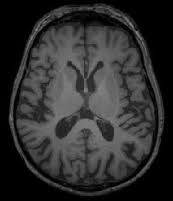
#> input picture archive/brain_tumor_dataset/no/9 no.jpg, 173 x 201 px; its folder holds only this picture in this run
$ jupyter execute --allow-errors BrainTumor.ipynb
#> lines starting #> are read from the running program, lines starting #| are printed output that depends on the picture
[cell 1]
import pandas as pd
import numpy as np
import torch
from torch.utils.data import Dataset, DataLoader, ConcatDataset
import glob
import matplotlib.pyplot as plt
from sklearn.metrics import confusion_matrix, accuracy_score
import random
import cv2
import torch.nn as nn
import torch.nn.functional as F
import sys
#> (the rest of this cell did not finish here and is left out)

[cell 2]
class Dataset(object):
    def __getitem__(self, index):
        raise NotImplementedError

    def __len__(self):
        raise NotImplementedError

    def __add__(self, other):
        return ConcatDataset([self, other])

[cell 3]
import glob
import cv2
import numpy as np
from sklearn.model_selection import train_test_split
from torch.utils.data import Dataset

class MRI(Dataset):
    def __init__(self):
        self.mode = 'train'
        tumor = []
        healthy = []
        self.x_train, self.x_test, self.y_train, self.y_test = None, None, None, None
        for i in glob.iglob("/archive/brain_tumor_dataset/yes/*.jpg"):
            img = cv2.imread(i)
            img = cv2.resize(img, (128, 128))
            b, g, r = cv2.split(img)
            img = cv2.merge([r, g, b])
            img = img.reshape((img.shape[2], img.shape[0], img.shape[1]))
            tumor.append(img)

        for i in glob.iglob("/archive/brain_tumor_dataset/no/*.jpg"):
            img = cv2.imread(i)
#> img is the input picture: shape (201, 173, 3); min 0, max 139, mean 46.7
            img = cv2.resize(img, (128, 128))
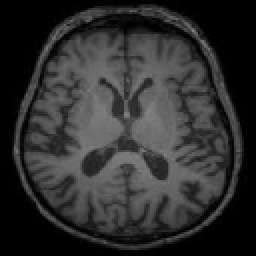
#> img: shape (128, 128, 3) (shown 2 times larger); min 0, max 133, mean 46.6
            b, g, r = cv2.split(img)
            img = cv2.merge([r, g, b])
            img = img.reshape((img.shape[2], img.shape[0], img.shape[1]))
            healthy.append(img)

        tumor = np.array(tumor, dtype=np.float32)
        healthy = np.array(healthy, dtype=np.float32)

        tumor_labels = np.ones(tumor.shape[0], dtype=np.float32)
        healthy_labels = np.ones(healthy.shape[0], dtype=np.float32)
#> healthy_labels = [1]

        self.images = np.concatenate((tumor, healthy), axis=0)
        self.labels = np.concatenate((tumor_labels, healthy_labels), axis=0)

    # [21 lines left out: functions train_val_split, __len__, __getitem__, not called in this run]

    def normalize(self):
        self.images = self.images / 255.0

[cell 4]
class CNN(nn.Module):
    # [40 lines left out: functions __init__, forward, predicted_value, not called in this run]

#> (a cell that did not finish here is left out)

#> (a cell that did not finish here is left out)

#> (a cell that did not finish here is left out)

#> (a cell that did not finish here is left out)

[cell 9]
epochs_train_loss=[]
epochs_test_loss=[]

#> (a cell that did not finish here is left out)

[cell 11]
plt.figure(figsize=(16, 9))
plt.plot(epochs_train_loss, c='b', label="Train Loss")
plt.plot(epochs_test_loss, c='r', label="Validation Loss")
plt.legend()
plt.grid()
plt.xlabel("Epochs", fontsize=20)
plt.xlabel("Loss", fontsize=20)
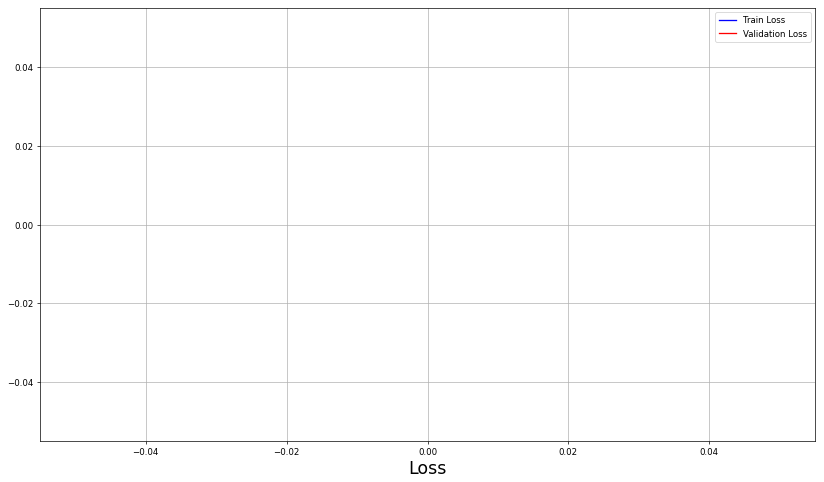
#> figure drawn by matplotlib, 1 panel

$ run again, on archive/brain_tumor_dataset/no/no 94.jpg
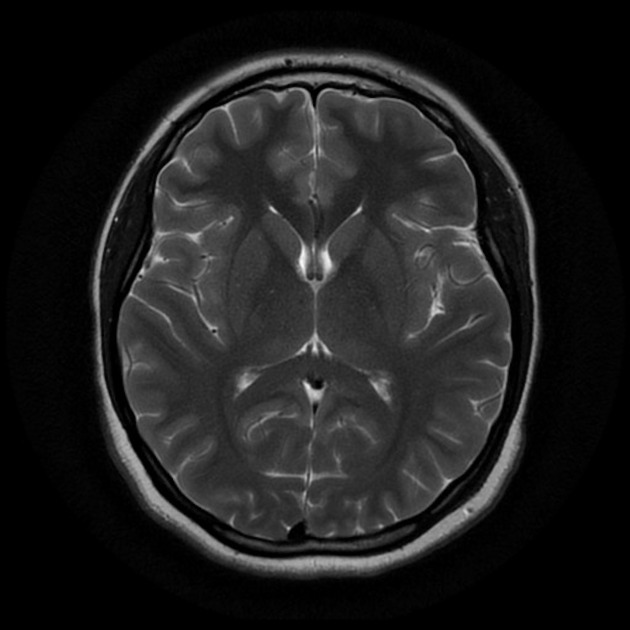
#> input picture archive/brain_tumor_dataset/no/no 94.jpg, 630 x 630 px
#> in __init__, img is the input picture: shape (630, 630, 3); min 0, max 248, mean 29.7
#> in __init__, `img = cv2.resize(img, (128, 128))`:
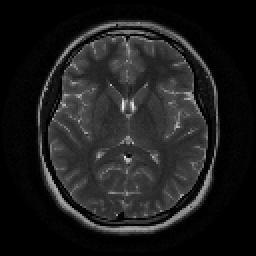
#> img: shape (128, 128, 3) (shown 2 times larger); min 0, max 239, mean 29.6
